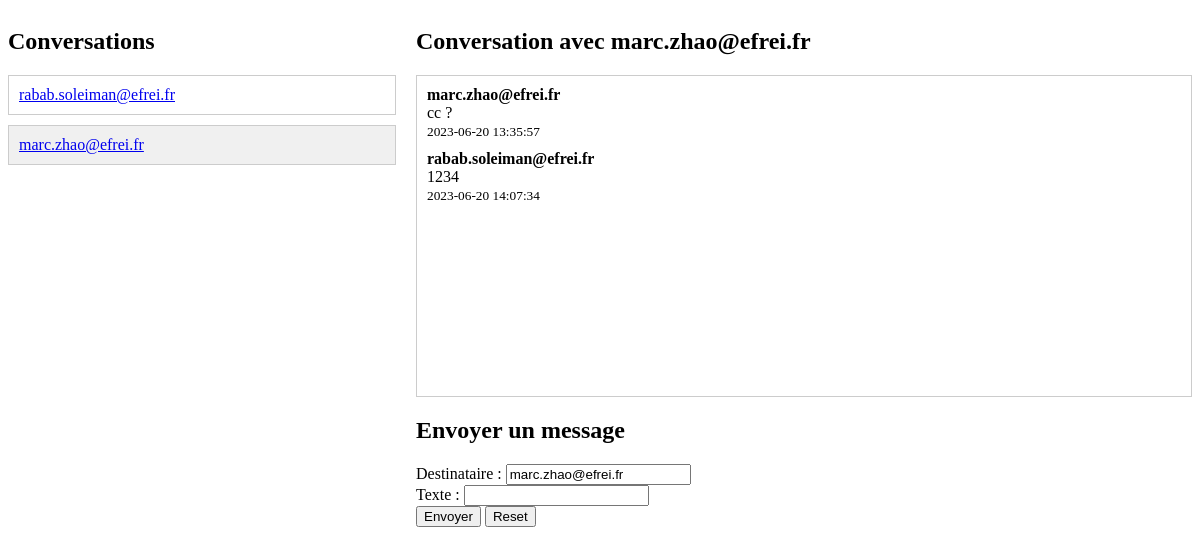
Before: /PHP/Message.php?destinataire=marc.zhao@efrei.fr (signed in) with the older database file.
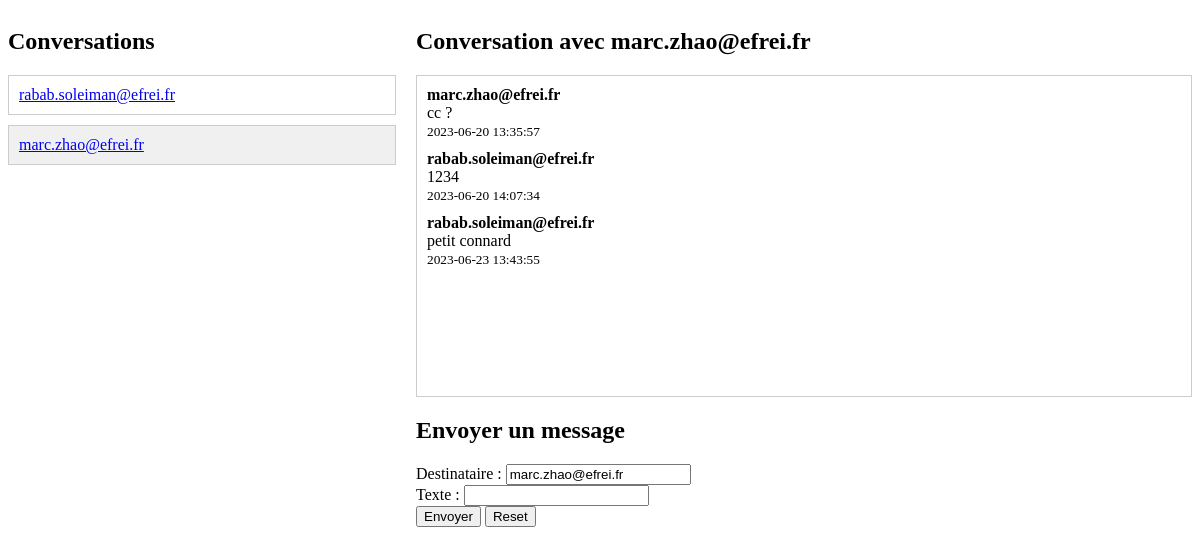
After: the same page with the newer database file.
### tables this page shows
CREATE TABLE `messages` (
  `ID` int(50) NOT NULL,
  `expediteur_email` varchar(50) NOT NULL,
  `destinataire_email` varchar(50) NOT NULL,
  `contexte` varchar(1000) NOT NULL,
  `date_envoi` varchar(50) NOT NULL
);

### PHP/Message.php (the view, shortened to what this page needs)
<?php
include('dbConn.php');
$expediteurEmail = $_SESSION['email'];
?>
<!DOCTYPE html>
<html>
<head>
</head>
<body>
    <div class="container">
        <div class="conversation-list">
            <h2>Conversations</h2>
            <?php
            $queryUsers = "SELECT DISTINCT destinataire_email FROM messages WHERE expediteur_email = '$expediteurEmail' OR destinataire_email = '$expediteurEmail'";
            $resultUsers = mysqli_query($connection, $queryUsers);
            while ($rowUser = mysqli_fetch_assoc($resultUsers)) {
                $destinataireEmail = $rowUser['destinataire_email'];
                $activeClass = (isset($_GET['destinataire']) && $_GET['destinataire'] == $destinataireEmail) ? 'active' : '';
                echo '<div class="conversation ' . $activeClass . '">';
                echo '<a href="?destinataire=' . $destinataireEmail . '">' . $destinataireEmail . '</a>';
                echo '</div>';
            }
            ?>
        </div>
        <div class="message-box">
            <h2>Conversation avec <?php echo isset($_GET['destinataire']) ? $_GET['destinataire'] : ''; ?></h2>
            <?php
            if (isset($_GET['destinataire'])) {
                $destinataireEmail = $_GET['destinataire'];
                $queryMessages = "SELECT * FROM messages WHERE (expediteur_email = '$expediteurEmail' AND destinataire_email = '$destinataireEmail') OR (expediteur_email = '$destinataireEmail' AND destinataire_email = '$expediteurEmail')";
                $resultMessages = mysqli_query($connection, $queryMessages);
                ?>
                <div class="message-list">
                    <?php
                    while ($rowMessage = mysqli_fetch_assoc($resultMessages)) {
                        $expediteur = $rowMessage['expediteur_email'];
                        $message = $rowMessage['contexte'];
                        $dateEnvoi = $rowMessage['date_envoi'];
                        $messageClass = ($expediteur == $expediteurEmail) ? 'sent' : 'received';
                        echo '<div class="message-item ' . $messageClass . '">';
                        echo '<strong>' . $expediteur . '</strong><br>';
                        echo $message . '<br>';
                        echo '<small>' . $dateEnvoi . '</small>';
                        echo '</div>';
                    }
                    ?>
                </div>
                <h2>Envoyer un message</h2>
                <form action='' method='post'>
                    Destinataire : <input type='text' name='txtemail' value="<?php echo $destinataireEmail; ?>" required><br>
                    Texte : <input type='text' name='txttexte' required><br>
                    <input type='submit' name='btnMessage' value='Envoyer'>
                    <input type='reset' name='btnReset' value='Reset'>
                </form>
            <?php } ?>
        </div>
    </div>
</body>
</html>

### PHP/Message.php (style rules this page uses)
.container { display: flex; }
.conversation-list { flex: 1; margin-right: 20px; }
.message-box { flex: 2; }
.conversation { cursor: pointer; padding: 10px; border: 1px solid #ccc; margin-bottom: 10px; }
.conversation.active { background-color: #f0f0f0; }
.message-list { border: 1px solid #ccc; padding: 10px; height: 300px; overflow-y: scroll; }
.message-item { margin-bottom: 10px; }

Changed rows visible on the page:
added messages: expediteur_email "rabab.soleiman@efrei.fr", contexte "petit connard", date_envoi "2023-06-23 13:43:55"
